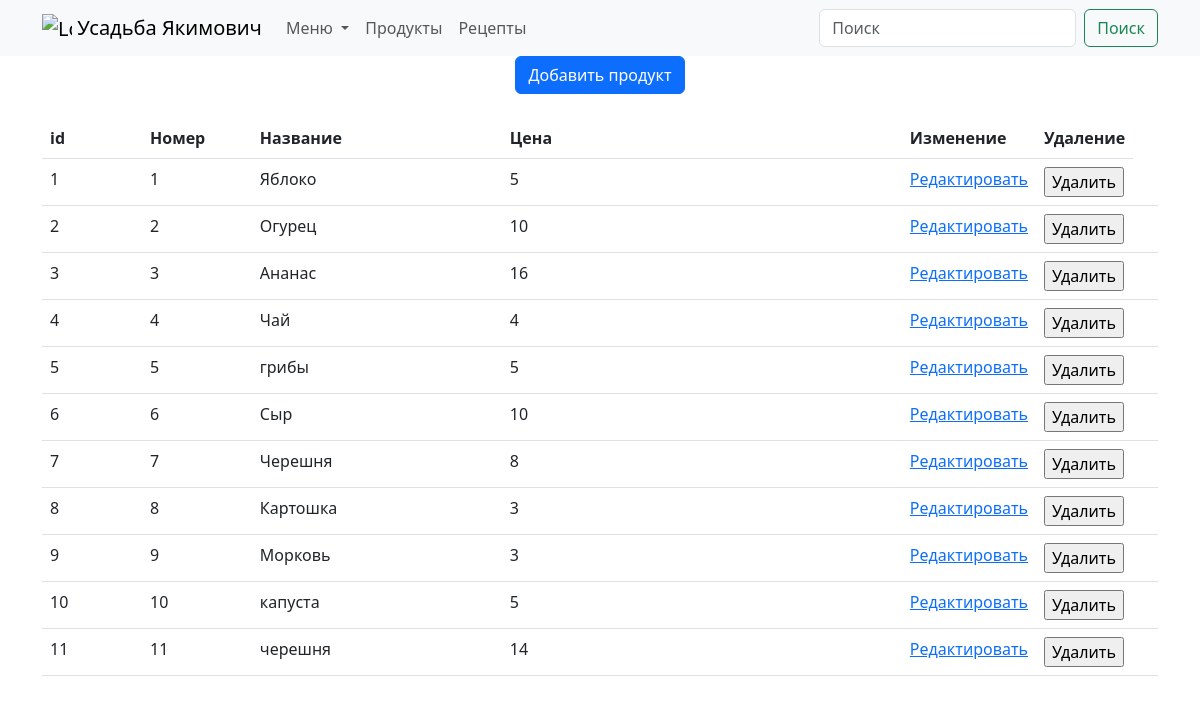
The app's page /product/ with its own data.
### menu/models.py (models this page shows, shortened)
class Product(models.Model):
    title = models.CharField(max_length=255, unique=True)
    price = models.IntegerField(default=0)

### menu/views.py (the view)
# urls.py: path('product/', ProductCreateView.as_view(), name='product'),
class ProductCreateView(CustomSuccessMessageMixin, CreateView):
    model = Product
    template_name = 'menu/product.html'
    form_class = AddProductForm
    success_url = reverse_lazy('product')
    success_msg = 'Продукт добавлен'
    def get_context_data(self, **kwargs):
        context = super().get_context_data(**kwargs)
        context['products'] = Product.objects.all()
        return context

### menu/forms.py
class AddProductForm(forms.ModelForm):
    class Meta:
        model = Product
        fields = ['title', 'price']
        widgets = {
            "title": TextInput(attrs={
                'class': 'form-control',
                'placeholder': 'Продукт',
                'style': 'width:50ch',
            }),
            "price": TextInput(attrs={
                'class': 'form-control',
                'placeholder': 'Цена',
                'style': 'width:50ch',
            }),
        }

### menu/templates/menu/product.html (shortened to what this page needs)
{% extends 'menu/base.html' %}
{% block content %}
<div class="d-grid gap-3 d-md-flex justify-content-md-center">
    <button type="button" class="btn btn-primary" data-bs-toggle="modal" data-bs-target="#exampleModal1">
        Добавить продукт
    </button>
</div>
    {% if update_product %}
    <div class="d-flex align-items-center justify-content-center mt-4">
        <div class="container">
            <div class="row">
                <p class="d-flex align-items-center justify-content-center mt-4">Страница редактирования</p>
            </div>
            <form id="update_product" method="post" action="">
                {% csrf_token %}
                {{ form.title }}<br>
                {{ form.price }}<br>
                <span>{{ error }}</span>
                <button form="update_product" type="submit" class="btn btn-primary">Обновить</button>
            </form>
        </div>
    </div>
    {% else %}
<div class="container d-flex align-items-center justify-content-center ">
    <table class="table table-hover">
        <thead>
        <tr>
            <th scope="col">id</th>
            <th scope="col">Номер</th>
            <th scope="col">Название</th>
            <th scope="col">Цена</th>
            <th scope="col">Изменение</th>
            <th scope="col">Удаление</th>
        </tr>
        </thead>
        <tbody>
        {% for p in products %}
        <tr>
            <td width="100">{{p.pk}}</td>
            <td>{{ forloop.counter }}</td>
            <td width="250">{{p.title}}</td>
            <td width="400">{{p.price}}</td>
            <td width="100"><a href="{% url 'update_product' p.pk %}">Редактировать</a></td>
            <td width="10">
                <form action="{% url 'delete_product' p.pk %}" method="post">{% csrf_token %}
                    <input type="submit" value="Удалить">
                </form>
            </td>
            <td class="button">
        </tr>
        {% endfor %}
        </tbody>
    </table>
</div>
{% endif %}
{% endblock %}

### records on screen
Product: pk "1", title "Яблоко", price "5"
Product: pk "2", title "Огурец", price "10"
Product: pk "3", title "Ананас", price "16"
Product: pk "4", title "Чай", price "4"
Product: pk "5", title "грибы", price "5"
Product: pk "6", title "Сыр", price "10"
Product: pk "7", title "Черешня", price "8"
Product: pk "8", title "Картошка", price "3"
Product: pk "9", title "Морковь", price "3"
Product: pk "10", title "капуста", price "5"
Product: pk "11", title "черешня", price "14"
